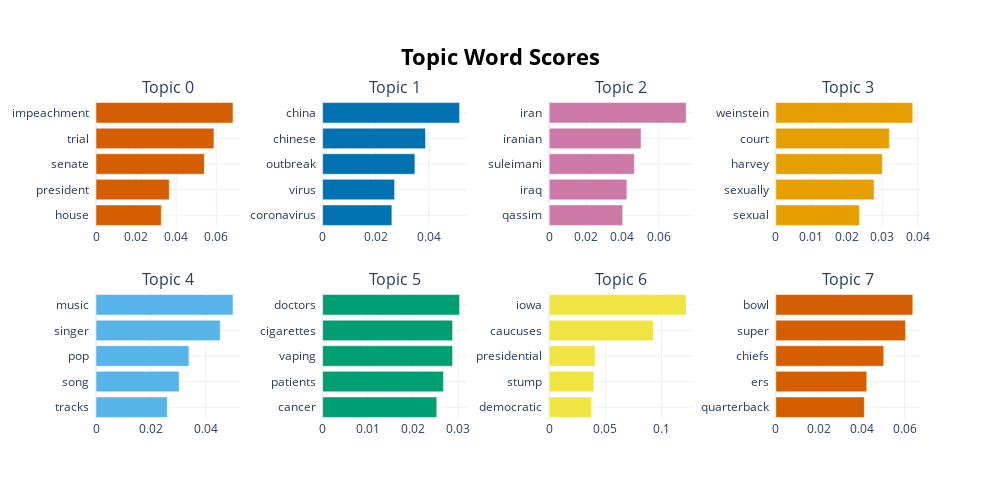

Notebook code cell kept with this figure:
### Code cell
topic_model.visualize_barchart()

### Figure 1 — Plotly figure (JSON) as saved in the notebook; plotly's stock layout.template omitted (floating-point values rounded to 4 significant figures)
{"data": [{"marker": {"color": "#D55E00"}, "orientation": "h", "type": "bar", "x": [0.03257, 0.03654, 0.05403, 0.05882, 0.06833], "xaxis": "x", "y": ["house  ", "president  ", "senate  ", "trial  ", "impeachment  "], "yaxis": "y"}, {"marker": {"color": "#0072B2"}, "orientation": "h", "type": "bar", "x": [0.02608, 0.02712, 0.03476, 0.03876, 0.05158], "xaxis": "x2", "y": ["coronavirus  ", "virus  ", "outbreak  ", "chinese  ", "china  "], "yaxis": "y2"}, {"marker": {"color": "#CC79A7"}, "orientation": "h", "type": "bar", "x": [0.04022, 0.04251, 0.04661, 0.05029, 0.07498], "xaxis": "x3", "y": ["qassim  ", "iraq  ", "suleimani  ", "iranian  ", "iran  "], "yaxis": "y3"}, {"marker": {"color": "#E69F00"}, "orientation": "h", "type": "bar", "x": [0.02357, 0.02769, 0.03, 0.032, 0.03861], "xaxis": "x4", "y": ["sexual  ", "sexually  ", "harvey  ", "court  ", "weinstein  "], "yaxis": "y4"}, {"marker": {"color": "#56B4E9"}, "orientation": "h", "type": "bar", "x": [0.02595, 0.0303, 0.03385, 0.04526, 0.0499], "xaxis": "x5", "y": ["tracks  ", "song  ", "pop  ", "singer  ", "music  "], "yaxis": "y5"}, {"marker": {"color": "#009E73"}, "orientation": "h", "type": "bar", "x": [0.02525, 0.02675, 0.02876, 0.02876, 0.0303], "xaxis": "x6", "y": ["cancer  ", "patients  ", "vaping  ", "cigarettes  ", "doctors  "], "yaxis": "y6"}, {"marker": {"color": "#F0E442"}, "orientation": "h", "type": "bar", "x": [0.03761, 0.0398, 0.04082, 0.09282, 0.122], "xaxis": "x7", "y": ["democratic  ", "stump  ", "presidential  ", "caucuses  ", "iowa  "], "yaxis": "y7"}, {"marker": {"color": "#D55E00"}, "orientation": "h", "type": "bar", "x": [0.04119, 0.04234, 0.05022, 0.0604, 0.06375], "xaxis": "x8", "y": ["quarterback  ", "ers  ", "chiefs  ", "super  ", "bowl  "], "yaxis": "y8"}], "layout": {"annotations": [{"font": {"size": 16}, "showarrow": false, "text": "Topic 0", "x": 0.0875, "xanchor": "center", "xref": "paper", "y": 1, "yanchor": "bottom", "yref": "paper"}, {"font": {"size": 16}, "showarrow": false, "text": "Topic 1", "x": 0.3625, "xanchor": "center", "xref": "paper", "y": 1, "yanchor": "bottom", "yref": "paper"}, {"font": {"size": 16}, "showarrow": false, "text": "Topic 2", "x": 0.6375, "xanchor": "center", "xref": "paper", "y": 1, "yanchor": "bottom", "yref": "paper"}, {"font": {"size": 16}, "showarrow": false, "text": "Topic 3", "x": 0.9125, "xanchor": "center", "xref": "paper", "y": 1, "yanchor": "bottom", "yref": "paper"}, {"font": {"size": 16}, "showarrow": false, "text": "Topic 4", "x": 0.0875, "xanchor": "center", "xref": "paper", "y": 0.4, "yanchor": "bottom", "yref": "paper"}, {"font": {"size": 16}, "showarrow": false, "text": "Topic 5", "x": 0.3625, "xanchor": "center", "xref": "paper", "y": 0.4, "yanchor": "bottom", "yref": "paper"}, {"font": {"size": 16}, "showarrow": false, "text": "Topic 6", "x": 0.6375, "xanchor": "center", "xref": "paper", "y": 0.4, "yanchor": "bottom", "yref": "paper"}, {"font": {"size": 16}, "showarrow": false, "text": "Topic 7", "x": 0.9125, "xanchor": "center", "xref": "paper", "y": 0.4, "yanchor": "bottom", "yref": "paper"}], "height": 500, "hoverlabel": {"bgcolor": "white", "font": {"family": "Rockwell", "size": 16}}, "showlegend": false, "title": {"font": {"color": "Black", "size": 22}, "text": "<b>Topic Word Scores", "x": 0.5, "xanchor": "center", "yanchor": "top"}, "width": 1000, "xaxis": {"anchor": "y", "domain": [0, 0.175], "showgrid": true}, "xaxis2": {"anchor": "y2", "domain": [0.275, 0.45], "showgrid": true}, "xaxis3": {"anchor": "y3", "domain": [0.55, 0.725], "showgrid": true}, "xaxis4": {"anchor": "y4", "domain": [0.825, 1], "showgrid": true}, "xaxis5": {"anchor": "y5", "domain": [0, 0.175], "showgrid": true}, "xaxis6": {"anchor": "y6", "domain": [0.275, 0.45], "showgrid": true}, "xaxis7": {"anchor": "y7", "domain": [0.55, 0.725], "showgrid": true}, "xaxis8": {"anchor": "y8", "domain": [0.825, 1], "showgrid": true}, "yaxis": {"anchor": "x", "domain": [0.6, 1], "showgrid": true}, "yaxis2": {"anchor": "x2", "domain": [0.6, 1], "showgrid": true}, "yaxis3": {"anchor": "x3", "domain": [0.6, 1], "showgrid": true}, "yaxis4": {"anchor": "x4", "domain": [0.6, 1], "showgrid": true}, "yaxis5": {"anchor": "x5", "domain": [0, 0.4], "showgrid": true}, "yaxis6": {"anchor": "x6", "domain": [0, 0.4], "showgrid": true}, "yaxis7": {"anchor": "x7", "domain": [0, 0.4], "showgrid": true}, "yaxis8": {"anchor": "x8", "domain": [0, 0.4], "showgrid": true}}}
